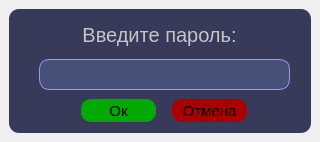
<?xml version="1.0" encoding="UTF-8"?>
<ui version="4.0">
 <class>MainWindow</class>
 <widget class="QMainWindow" name="MainWindow">
  <property name="geometry">
   <rect>
    <x>0</x>
    <y>0</y>
    <width>320</width>
    <height>142</height>
   </rect>
  </property>
  <property name="windowTitle">
   <string>MainWindow</string>
  </property>
  <property name="styleSheet">
   <string notr="true"/>
  </property>
  <widget class="QWidget" name="centralwidget">
   <layout class="QGridLayout" name="gridLayout">
    <item row="0" column="0">
     <widget class="QFrame" name="frame">
      <property name="styleSheet">
       <string notr="true">QFrame{
	background-color: rgb(56, 58, 89);
	color: rgb(197, 197, 197);
	border-radius: 10px;
}</string>
      </property>
      <property name="frameShape">
       <enum>QFrame::StyledPanel</enum>
      </property>
      <property name="frameShadow">
       <enum>QFrame::Raised</enum>
      </property>
      <widget class="QLabel" name="label">
       <property name="geometry">
        <rect>
         <x>0</x>
         <y>10</y>
         <width>301</width>
         <height>31</height>
        </rect>
       </property>
       <property name="font">
        <font>
         <family>Segoe UI</family>
         <pointsize>15</pointsize>
        </font>
       </property>
       <property name="text">
        <string>Введите пароль:</string>
       </property>
       <property name="alignment">
        <set>Qt::AlignCenter</set>
       </property>
      </widget>
      <widget class="QLineEdit" name="lineEdit">
       <property name="geometry">
        <rect>
         <x>30</x>
         <y>50</y>
         <width>251</width>
         <height>31</height>
        </rect>
       </property>
       <property name="font">
        <font>
         <family>Segoe UI</family>
         <pointsize>11</pointsize>
        </font>
       </property>
       <property name="styleSheet">
        <string notr="true">QLineEdit{
	border: 1px solid rgb(170, 144, 255);
	border-radius: 10px;
	background-color: rgb(70,80, 120);
	color: rgb(197, 197, 197);
}
QLineEdit:hover{
	background-color: rgb(65,70, 110);
}</string>
       </property>
       <property name="text">
        <string/>
       </property>
      </widget>
      <widget class="QPushButton" name="pushButton">
       <property name="geometry">
        <rect>
         <x>72</x>
         <y>90</y>
         <width>75</width>
         <height>23</height>
        </rect>
       </property>
       <property name="font">
        <font>
         <family>Segoe UI</family>
         <pointsize>11</pointsize>
        </font>
       </property>
       <property name="styleSheet">
        <string notr="true">QPushButton{
	background-color: rgb(0, 170, 0);
	border-radius: 10px;
	
	color: rgb(0, 0, 0);
}
QPushButton:hover{
	background-color: rgb(0, 170, 0, 150);
}</string>
       </property>
       <property name="text">
        <string>Ок</string>
       </property>
      </widget>
      <widget class="QPushButton" name="pushButton_2">
       <property name="geometry">
        <rect>
         <x>163</x>
         <y>90</y>
         <width>75</width>
         <height>23</height>
        </rect>
       </property>
       <property name="font">
        <font>
         <family>Segoe UI</family>
         <pointsize>11</pointsize>
        </font>
       </property>
       <property name="styleSheet">
        <string notr="true">QPushButton{
	background-color: rgb(170, 0, 0);
	border-radius: 10px;
	
	color: rgb(0, 0, 0);
}
QPushButton:hover{
	background-color: rgb(0, 170, 0, 150);
}</string>
       </property>
       <property name="text">
        <string>Отмена</string>
       </property>
      </widget>
     </widget>
    </item>
   </layout>
  </widget>
 </widget>
 <resources/>
 <connections/>
</ui>
